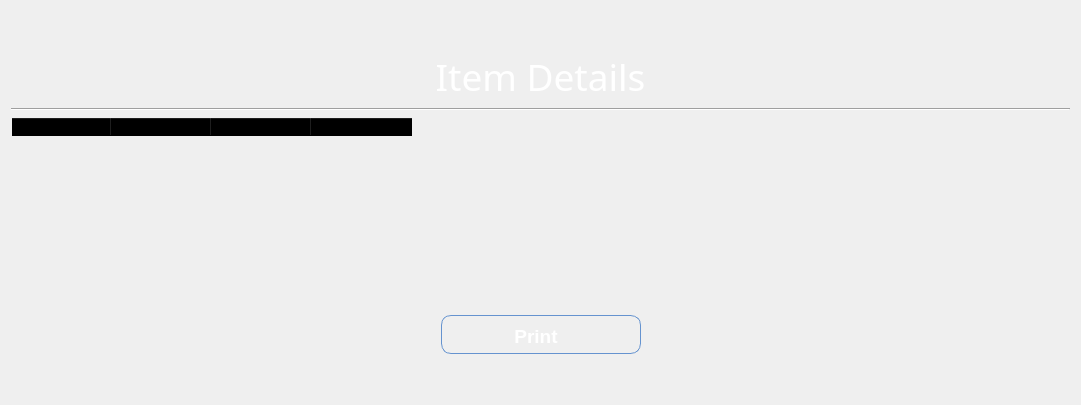
            <widget class="QWidget" name="item_Details_Page">
             <layout class="QVBoxLayout" name="verticalLayout_17">
              <item>
               <spacer name="verticalSpacer_46">
                <property name="orientation">
                 <enum>Qt::Vertical</enum>
                </property>
                <property name="sizeType">
                 <enum>QSizePolicy::Preferred</enum>
                </property>
                <property name="sizeHint" stdset="0">
                 <size>
                  <width>20</width>
                  <height>40</height>
                 </size>
                </property>
               </spacer>
              </item>
              <item>
               <widget class="QLabel" name="label_79">
                <property name="font">
                 <font>
                  <family>Snap ITC</family>
                  <pointsize>28</pointsize>
                 </font>
                </property>
                <property name="styleSheet">
                 <string notr="true">background:transparent;
color: rgb(255, 255, 255);</string>
                </property>
                <property name="text">
                 <string>Item Details</string>
                </property>
                <property name="alignment">
                 <set>Qt::AlignCenter</set>
                </property>
               </widget>
              </item>
              <item>
               <widget class="Line" name="line_13">
                <property name="orientation">
                 <enum>Qt::Horizontal</enum>
                </property>
               </widget>
              </item>
              <item>
               <widget class="QTableWidget" name="tableWidget_3">
                <property name="minimumSize">
                 <size>
                  <width>1059</width>
                  <height>0</height>
                 </size>
                </property>
                <property name="styleSheet">
                 <string notr="true">background:transparent;</string>
                </property>
                <column>
                 <property name="text">
                  <string>New Column</string>
                 </property>
                </column>
                <column>
                 <property name="text">
                  <string>Product Name</string>
                 </property>
                </column>
                <column>
                 <property name="text">
                  <string>New Column</string>
                 </property>
                </column>
                <column>
                 <property name="text">
                  <string>Description</string>
                 </property>
                </column>
               </widget>
              </item>
              <item>
               <layout class="QHBoxLayout" name="horizontalLayout_18">
                <item>
                 <spacer name="horizontalSpacer_29">
                  <property name="orientation">
                   <enum>Qt::Horizontal</enum>
                  </property>
                  <property name="sizeHint" stdset="0">
                   <size>
                    <width>40</width>
                    <height>20</height>
                   </size>
                  </property>
                 </spacer>
                </item>
                <item>
                 <widget class="QPushButton" name="pushButton_5">
                  <property name="minimumSize">
                   <size>
                    <width>200</width>
                    <height>0</height>
                   </size>
                  </property>
                  <property name="font">
                   <font>
                    <family>Arial</family>
                    <pointsize>14</pointsize>
                    <weight>75</weight>
                    <italic>false</italic>
                    <bold>true</bold>
                   </font>
                  </property>
                  <property name="styleSheet">
                   <string notr="true">QPushButton:hover{
 background-image: url(:/newPrefix/img3.jpg);
       /* background:  qlineargradient(x1 : 0, y1 : 0, x2 : 0, y2 :   1, stop :   0.0 #ffd9aa,
                stop :   0.5 #ffbb6e, stop :   0.55 #feae42, stop :   1.0 #fedb74);*/
}

QPushButton {
        border: 1px solid #6593cf;
		border-width: 1px;
        border-radius: 10px;
        padding: 5px 15px 2px 5px;
        background:transparent;/* qlineargradient(x1 : 0, y1 : 0, x2 : 0, y2 :   1, stop :   0.0 #f5f9ff,
                stop :   0.5 #c7dfff, stop :   0.55 #afd2ff, stop :   1.0 #c0dbff);*/
       color: rgb(255, 255, 255);
		
	font: 75 14pt &quot;MS Shell Dlg 2&quot;;
        font: bold large &quot;Arial&quot;;
        height: 30px;
}




QPushButton:pressed {
        /*  background: qlineargradient(x1 : 0, y1 : 0, x2 : 0, y2 :   1, stop :   0.0 #c0dbff,
        stop :   0.5 #cfd26f, stop :   0.55 #c7df6f, stop :   1.0 #f5f9ff);*/
	    background-image: url(:/newPrefix/Img1.jpg);
        padding-top: 2px;
        padding-left: 3px;

}


QPushButton:on {
        background: qlineargradient(x1 : 0, y1 : 0, x2 : 0, y2 :   1, stop :   0.0 #5AA72D,
        stop :   0.5 #B3E296, stop :   0.55 #B3E296, stop :   1.0 #f5f9ff);
        padding-top: 2px;
        padding-left: 3px;
}

QPushButton:disabled {
        background: transparent #e5e9ee;
        padding-top: 2px;        
        padding-left: 3px;
        color: black;
}</string>
                  </property>
                  <property name="text">
                   <string>Print</string>
                  </property>
                 </widget>
                </item>
                <item>
                 <spacer name="horizontalSpacer_117">
                  <property name="orientation">
                   <enum>Qt::Horizontal</enum>
                  </property>
                  <property name="sizeHint" stdset="0">
                   <size>
                    <width>40</width>
                    <height>20</height>
                   </size>
                  </property>
                 </spacer>
                </item>
               </layout>
              </item>
              <item>
               <spacer name="verticalSpacer_47">
                <property name="orientation">
                 <enum>Qt::Vertical</enum>
                </property>
                <property name="sizeType">
                 <enum>QSizePolicy::Maximum</enum>
                </property>
                <property name="sizeHint" stdset="0">
                 <size>
                  <width>20</width>
                  <height>40</height>
                 </size>
                </property>
               </spacer>
              </item>
             </layout>
            </widget>
